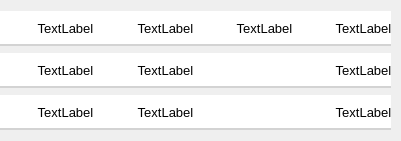
   <widget class="QWidget" name="widget_3" native="true">
    <property name="geometry">
     <rect>
      <x>690</x>
      <y>440</y>
      <width>401</width>
      <height>141</height>
     </rect>
    </property>
    <widget class="QWidget" name="horizontalLayoutWidget_3">
     <property name="geometry">
      <rect>
       <x>0</x>
       <y>10</y>
       <width>391</width>
       <height>121</height>
      </rect>
     </property>
     <layout class="QHBoxLayout" name="horizontalLayout_3">
      <property name="spacing">
       <number>6</number>
      </property>
      <property name="rightMargin">
       <number>0</number>
      </property>
      <item>
       <layout class="QVBoxLayout" name="verticalLayout_12">
        <item>
         <widget class="QLabel" name="label_53">
          <property name="sizePolicy">
           <sizepolicy hsizetype="Preferred" vsizetype="Preferred">
            <horstretch>0</horstretch>
            <verstretch>0</verstretch>
           </sizepolicy>
          </property>
          <property name="minimumSize">
           <size>
            <width>131</width>
            <height>35</height>
           </size>
          </property>
          <property name="maximumSize">
           <size>
            <width>131</width>
            <height>35</height>
           </size>
          </property>
          <property name="sizeIncrement">
           <size>
            <width>0</width>
            <height>0</height>
           </size>
          </property>
          <property name="font">
           <font>
            <pointsize>10</pointsize>
           </font>
          </property>
          <property name="layoutDirection">
           <enum>Qt::LeftToRight</enum>
          </property>
          <property name="styleSheet">
           <string notr="true">background-color: rgb(255, 255, 255);
border-bottom: 2px solid lightgray;
</string>
          </property>
          <property name="text">
           <string>TextLabel</string>
          </property>
          <property name="alignment">
           <set>Qt::AlignCenter</set>
          </property>
         </widget>
        </item>
        <item>
         <widget class="QLabel" name="label_54">
          <property name="sizePolicy">
           <sizepolicy hsizetype="Preferred" vsizetype="Preferred">
            <horstretch>0</horstretch>
            <verstretch>0</verstretch>
           </sizepolicy>
          </property>
          <property name="minimumSize">
           <size>
            <width>131</width>
            <height>35</height>
           </size>
          </property>
          <property name="maximumSize">
           <size>
            <width>131</width>
            <height>35</height>
           </size>
          </property>
          <property name="sizeIncrement">
           <size>
            <width>0</width>
            <height>0</height>
           </size>
          </property>
          <property name="font">
           <font>
            <pointsize>10</pointsize>
           </font>
          </property>
          <property name="layoutDirection">
           <enum>Qt::LeftToRight</enum>
          </property>
          <property name="styleSheet">
           <string notr="true">background-color: rgb(255, 255, 255);
border-bottom: 2px solid lightgray;
</string>
          </property>
          <property name="text">
           <string>TextLabel</string>
          </property>
          <property name="alignment">
           <set>Qt::AlignCenter</set>
          </property>
         </widget>
        </item>
        <item>
         <widget class="QLabel" name="label_55">
          <property name="sizePolicy">
           <sizepolicy hsizetype="Preferred" vsizetype="Preferred">
            <horstretch>0</horstretch>
            <verstretch>0</verstretch>
           </sizepolicy>
          </property>
          <property name="minimumSize">
           <size>
            <width>131</width>
            <height>35</height>
           </size>
          </property>
          <property name="maximumSize">
           <size>
            <width>131</width>
            <height>35</height>
           </size>
          </property>
          <property name="sizeIncrement">
           <size>
            <width>0</width>
            <height>0</height>
           </size>
          </property>
          <property name="font">
           <font>
            <pointsize>10</pointsize>
           </font>
          </property>
          <property name="layoutDirection">
           <enum>Qt::LeftToRight</enum>
          </property>
          <property name="styleSheet">
           <string notr="true">background-color: rgb(255, 255, 255);
border-bottom: 2px solid lightgray;
</string>
          </property>
          <property name="text">
           <string>TextLabel</string>
          </property>
          <property name="alignment">
           <set>Qt::AlignCenter</set>
          </property>
         </widget>
        </item>
       </layout>
      </item>
      <item>
       <layout class="QVBoxLayout" name="verticalLayout_13">
        <item>
         <widget class="QLabel" name="label_56">
          <property name="sizePolicy">
           <sizepolicy hsizetype="Preferred" vsizetype="Preferred">
            <horstretch>0</horstretch>
            <verstretch>0</verstretch>
           </sizepolicy>
          </property>
          <property name="minimumSize">
           <size>
            <width>131</width>
            <height>35</height>
           </size>
          </property>
          <property name="maximumSize">
           <size>
            <width>131</width>
            <height>35</height>
           </size>
          </property>
          <property name="sizeIncrement">
           <size>
            <width>0</width>
            <height>0</height>
           </size>
          </property>
          <property name="font">
           <font>
            <pointsize>10</pointsize>
           </font>
          </property>
          <property name="layoutDirection">
           <enum>Qt::LeftToRight</enum>
          </property>
          <property name="styleSheet">
           <string notr="true">background-color: rgb(255, 255, 255);
border-bottom: 2px solid lightgray;
</string>
          </property>
          <property name="text">
           <string>TextLabel</string>
          </property>
          <property name="alignment">
           <set>Qt::AlignCenter</set>
          </property>
         </widget>
        </item>
        <item>
         <widget class="QLabel" name="label_57">
          <property name="sizePolicy">
           <sizepolicy hsizetype="Preferred" vsizetype="Preferred">
            <horstretch>0</horstretch>
            <verstretch>0</verstretch>
           </sizepolicy>
          </property>
          <property name="minimumSize">
           <size>
            <width>131</width>
            <height>35</height>
           </size>
          </property>
          <property name="maximumSize">
           <size>
            <width>131</width>
            <height>35</height>
           </size>
          </property>
          <property name="sizeIncrement">
           <size>
            <width>0</width>
            <height>0</height>
           </size>
          </property>
          <property name="font">
           <font>
            <pointsize>10</pointsize>
           </font>
          </property>
          <property name="layoutDirection">
           <enum>Qt::LeftToRight</enum>
          </property>
          <property name="styleSheet">
           <string notr="true">background-color: rgb(255, 255, 255);
border-bottom: 2px solid lightgray;
</string>
          </property>
          <property name="text">
           <string>TextLabel</string>
          </property>
          <property name="alignment">
           <set>Qt::AlignCenter</set>
          </property>
         </widget>
        </item>
        <item>
         <widget class="QLabel" name="label_58">
          <property name="sizePolicy">
           <sizepolicy hsizetype="Preferred" vsizetype="Preferred">
            <horstretch>0</horstretch>
            <verstretch>0</verstretch>
           </sizepolicy>
          </property>
          <property name="minimumSize">
           <size>
            <width>131</width>
            <height>35</height>
           </size>
          </property>
          <property name="maximumSize">
           <size>
            <width>131</width>
            <height>35</height>
           </size>
          </property>
          <property name="sizeIncrement">
           <size>
            <width>0</width>
            <height>0</height>
           </size>
          </property>
          <property name="font">
           <font>
            <pointsize>10</pointsize>
           </font>
          </property>
          <property name="layoutDirection">
           <enum>Qt::LeftToRight</enum>
          </property>
          <property name="styleSheet">
           <string notr="true">background-color: rgb(255, 255, 255);
border-bottom: 2px solid lightgray;
</string>
          </property>
          <property name="text">
           <string>TextLabel</string>
          </property>
          <property name="alignment">
           <set>Qt::AlignCenter</set>
          </property>
         </widget>
        </item>
       </layout>
      </item>
      <item>
       <layout class="QVBoxLayout" name="verticalLayout_14">
        <item>
         <widget class="QLabel" name="label_59">
          <property name="sizePolicy">
           <sizepolicy hsizetype="Preferred" vsizetype="Preferred">
            <horstretch>0</horstretch>
            <verstretch>0</verstretch>
           </sizepolicy>
          </property>
          <property name="minimumSize">
           <size>
            <width>131</width>
            <height>35</height>
           </size>
          </property>
          <property name="maximumSize">
           <size>
            <width>131</width>
            <height>35</height>
           </size>
          </property>
          <property name="sizeIncrement">
           <size>
            <width>0</width>
            <height>0</height>
           </size>
          </property>
          <property name="font">
           <font>
            <pointsize>10</pointsize>
           </font>
          </property>
          <property name="layoutDirection">
           <enum>Qt::LeftToRight</enum>
          </property>
          <property name="styleSheet">
           <string notr="true">background-color: rgb(255, 255, 255);
border-bottom: 2px solid lightgray;
</string>
          </property>
          <property name="text">
           <string>TextLabel</string>
          </property>
          <property name="alignment">
           <set>Qt::AlignCenter</set>
          </property>
         </widget>
        </item>
        <item>
         <widget class="QLineEdit" name="lineEdit_14">
          <property name="minimumSize">
           <size>
            <width>131</width>
            <height>35</height>
           </size>
          </property>
          <property name="maximumSize">
           <size>
            <width>131</width>
            <height>35</height>
           </size>
          </property>
          <property name="font">
           <font>
            <pointsize>10</pointsize>
           </font>
          </property>
          <property name="styleSheet">
           <string notr="true">background-color: rgb(255, 255, 255);

border: none;
border-bottom: 2px solid lightgray;
</string>
          </property>
         </widget>
        </item>
        <item>
         <widget class="QLineEdit" name="lineEdit_15">
          <property name="minimumSize">
           <size>
            <width>131</width>
            <height>35</height>
           </size>
          </property>
          <property name="maximumSize">
           <size>
            <width>131</width>
            <height>35</height>
           </size>
          </property>
          <property name="font">
           <font>
            <pointsize>10</pointsize>
           </font>
          </property>
          <property name="styleSheet">
           <string notr="true">background-color: rgb(255, 255, 255);

border: none;
border-bottom: 2px solid lightgray;
</string>
          </property>
         </widget>
        </item>
       </layout>
      </item>
      <item>
       <layout class="QVBoxLayout" name="verticalLayout_16">
        <item>
         <widget class="QLabel" name="label_60">
          <property name="sizePolicy">
           <sizepolicy hsizetype="Preferred" vsizetype="Preferred">
            <horstretch>0</horstretch>
            <verstretch>0</verstretch>
           </sizepolicy>
          </property>
          <property name="minimumSize">
           <size>
            <width>131</width>
            <height>35</height>
           </size>
          </property>
          <property name="maximumSize">
           <size>
            <width>131</width>
            <height>35</height>
           </size>
          </property>
          <property name="sizeIncrement">
           <size>
            <width>0</width>
            <height>0</height>
           </size>
          </property>
          <property name="font">
           <font>
            <pointsize>10</pointsize>
           </font>
          </property>
          <property name="layoutDirection">
           <enum>Qt::LeftToRight</enum>
          </property>
          <property name="styleSheet">
           <string notr="true">background-color: rgb(255, 255, 255);
border-bottom: 2px solid lightgray;
</string>
          </property>
          <property name="text">
           <string>TextLabel</string>
          </property>
          <property name="alignment">
           <set>Qt::AlignCenter</set>
          </property>
         </widget>
        </item>
        <item>
         <widget class="QLabel" name="label_61">
          <property name="sizePolicy">
           <sizepolicy hsizetype="Preferred" vsizetype="Preferred">
            <horstretch>0</horstretch>
            <verstretch>0</verstretch>
           </sizepolicy>
          </property>
          <property name="minimumSize">
           <size>
            <width>131</width>
            <height>35</height>
           </size>
          </property>
          <property name="maximumSize">
           <size>
            <width>131</width>
            <height>35</height>
           </size>
          </property>
          <property name="sizeIncrement">
           <size>
            <width>0</width>
            <height>0</height>
           </size>
          </property>
          <property name="font">
           <font>
            <pointsize>10</pointsize>
           </font>
          </property>
          <property name="layoutDirection">
           <enum>Qt::LeftToRight</enum>
          </property>
          <property name="styleSheet">
           <string notr="true">background-color: rgb(255, 255, 255);
border-bottom: 2px solid lightgray;
</string>
          </property>
          <property name="text">
           <string>TextLabel</string>
          </property>
          <property name="alignment">
           <set>Qt::AlignCenter</set>
          </property>
         </widget>
        </item>
        <item>
         <widget class="QLabel" name="label_62">
          <property name="sizePolicy">
           <sizepolicy hsizetype="Preferred" vsizetype="Preferred">
            <horstretch>0</horstretch>
            <verstretch>0</verstretch>
           </sizepolicy>
          </property>
          <property name="minimumSize">
           <size>
            <width>131</width>
            <height>35</height>
           </size>
          </property>
          <property name="maximumSize">
           <size>
            <width>131</width>
            <height>35</height>
           </size>
          </property>
          <property name="sizeIncrement">
           <size>
            <width>0</width>
            <height>0</height>
           </size>
          </property>
          <property name="font">
           <font>
            <pointsize>10</pointsize>
           </font>
          </property>
          <property name="layoutDirection">
           <enum>Qt::LeftToRight</enum>
          </property>
          <property name="styleSheet">
           <string notr="true">background-color: rgb(255, 255, 255);
border-bottom: 2px solid lightgray;
</string>
          </property>
          <property name="text">
           <string>TextLabel</string>
          </property>
          <property name="alignment">
           <set>Qt::AlignCenter</set>
          </property>
         </widget>
        </item>
       </layout>
      </item>
     </layout>
    </widget>
   </widget>
